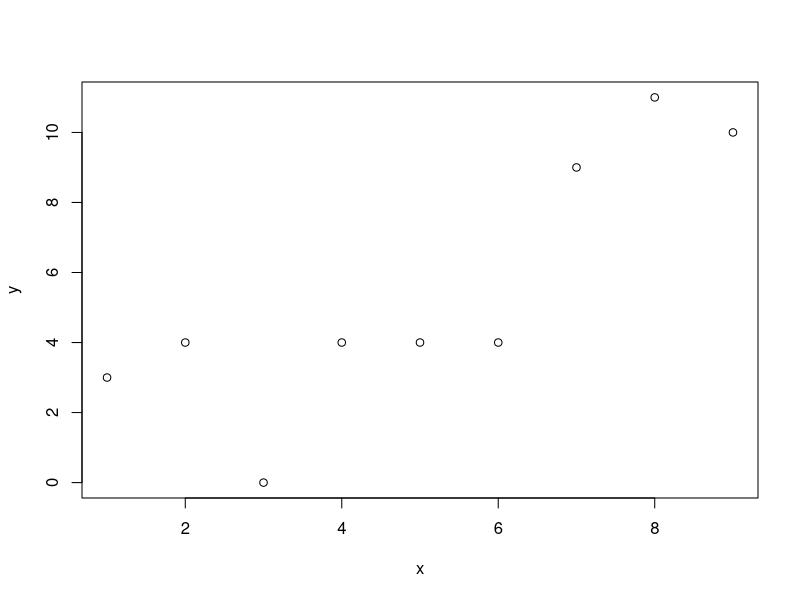
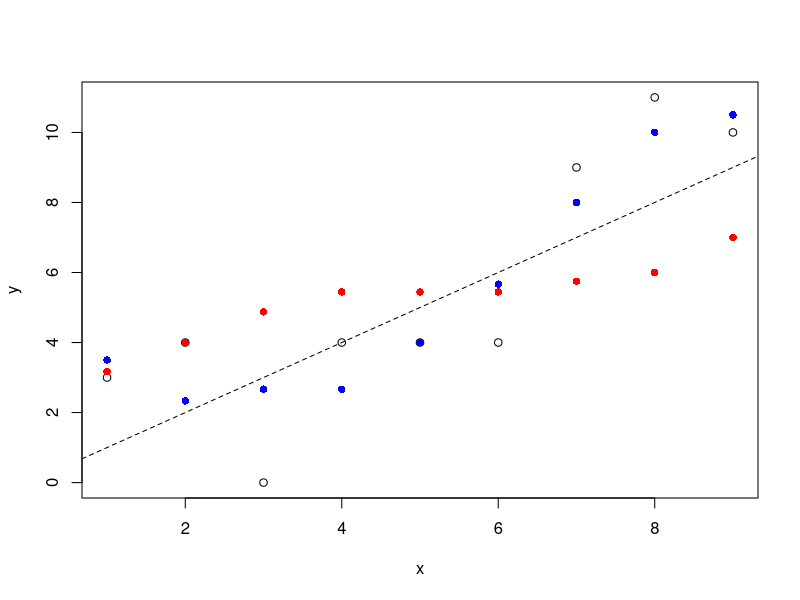

Here is the R script that generated these plots, in order:
rm(list = ls())

x <- seq(1, 9, by = 1)
y <- x + c(2, 2, -3, 0, -1, -2, 2, 3, 1)

plot(x, y)

w <- z <- rep(NA, length(x))

for (i in 1:length(x)) {
  z[i] <- mean(y[max(1, i - 1):min(length(x), i + 1)])
  w[i] <- mean(y[max(1, i - 5):min(length(x), i + 5)])
}

plot(x, y)
points(x, z, col = "blue", pch = 16)
points(x, w, col = "red", pch = 16)
abline(a = 0, b = 1, lty = 2)
